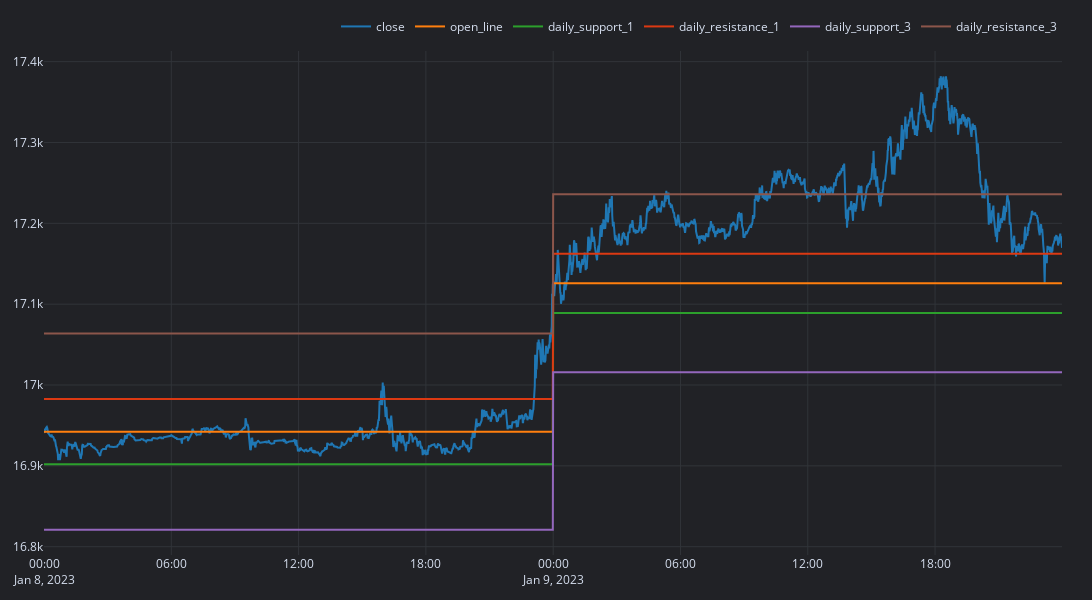

Notebook code cell kept with this figure:
### Code cell
futures_w_sigmas.loc[day:'2023-01-09'][['close','open_line', 'daily_support_1', 'daily_resistance_1', 'daily_support_3', 'daily_resistance_3']].vbt.plot().show()

### Figure 1 — Plotly figure (JSON) as saved in the notebook; plotly's stock layout.template omitted (floating-point values rounded to 4 significant figures; data arrays with more than 128 entries replaced by an {"elided": "..."} marker saying what was removed)
{"data": [{"name": "close", "showlegend": true, "type": "scatter", "uid": "60c89700-645b-484a-b597-ca3acfddeaeb", "x": {"elided": "2880 str values"}, "y": {"elided": "2880 float values"}}, {"name": "open_line", "showlegend": true, "type": "scatter", "uid": "d65ac8c1-4c56-4aee-982e-75aa04c04ae0", "x": {"elided": "2880 str values"}, "y": {"elided": "2880 float values"}}, {"name": "daily_support_1", "showlegend": true, "type": "scatter", "uid": "2a504e8f-ac99-4cab-b52e-3d1b381a78a2", "x": {"elided": "2880 str values"}, "y": {"elided": "2880 float values"}}, {"name": "daily_resistance_1", "showlegend": true, "type": "scatter", "uid": "aa496078-5833-41cb-87b7-d4c8d6186a71", "x": {"elided": "2880 str values"}, "y": {"elided": "2880 float values"}}, {"name": "daily_support_3", "showlegend": true, "type": "scatter", "uid": "492a7791-ad64-4858-83da-a729123d0127", "x": {"elided": "2880 str values"}, "y": {"elided": "2880 float values"}}, {"name": "daily_resistance_3", "showlegend": true, "type": "scatter", "uid": "644eac8d-1797-453b-951e-c688240dcc51", "x": {"elided": "2880 str values"}, "y": {"elided": "2880 float values"}}], "layout": {"height": 600, "legend": {"orientation": "h", "traceorder": "normal", "x": 1, "xanchor": "right", "y": 1.02, "yanchor": "bottom"}, "margin": {"b": 30, "l": 30, "r": 30, "t": 30}, "width": 1200}}
